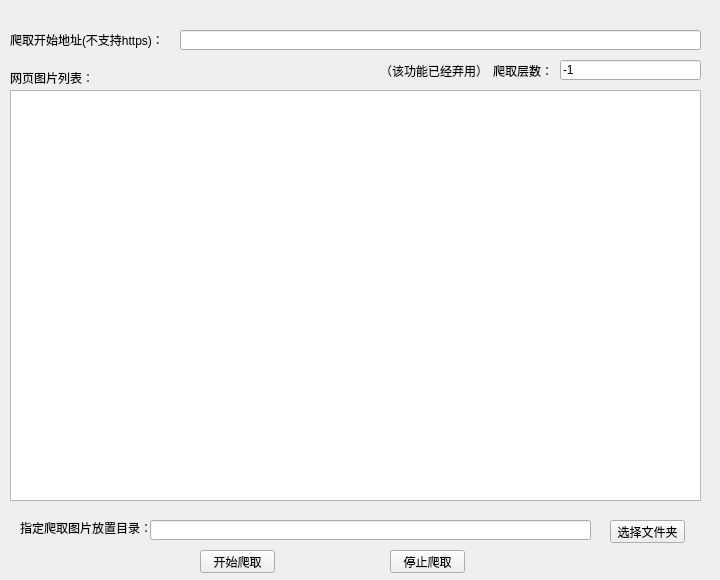
<?xml version="1.0" encoding="UTF-8"?>
<ui version="4.0">
 <class>PasteHtml</class>
 <widget class="QWidget" name="PasteHtml">
  <property name="geometry">
   <rect>
    <x>0</x>
    <y>0</y>
    <width>720</width>
    <height>580</height>
   </rect>
  </property>
  <property name="minimumSize">
   <size>
    <width>720</width>
    <height>580</height>
   </size>
  </property>
  <property name="maximumSize">
   <size>
    <width>720</width>
    <height>580</height>
   </size>
  </property>
  <property name="windowTitle">
   <string>Form</string>
  </property>
  <widget class="QTextEdit" name="textEdit">
   <property name="geometry">
    <rect>
     <x>10</x>
     <y>90</y>
     <width>691</width>
     <height>411</height>
    </rect>
   </property>
  </widget>
  <widget class="QPushButton" name="pushButton">
   <property name="geometry">
    <rect>
     <x>200</x>
     <y>550</y>
     <width>75</width>
     <height>23</height>
    </rect>
   </property>
   <property name="text">
    <string>开始爬取</string>
   </property>
  </widget>
  <widget class="QLineEdit" name="lineEdit">
   <property name="geometry">
    <rect>
     <x>180</x>
     <y>30</y>
     <width>521</width>
     <height>20</height>
    </rect>
   </property>
  </widget>
  <widget class="QPushButton" name="pushButton_2">
   <property name="geometry">
    <rect>
     <x>390</x>
     <y>550</y>
     <width>75</width>
     <height>23</height>
    </rect>
   </property>
   <property name="text">
    <string>停止爬取</string>
   </property>
  </widget>
  <widget class="QLabel" name="label">
   <property name="geometry">
    <rect>
     <x>10</x>
     <y>30</y>
     <width>171</width>
     <height>20</height>
    </rect>
   </property>
   <property name="text">
    <string>爬取开始地址(不支持https)：</string>
   </property>
  </widget>
  <widget class="QLabel" name="label_2">
   <property name="geometry">
    <rect>
     <x>10</x>
     <y>70</y>
     <width>91</width>
     <height>16</height>
    </rect>
   </property>
   <property name="text">
    <string>网页图片列表：</string>
   </property>
  </widget>
  <widget class="QLabel" name="label_3">
   <property name="geometry">
    <rect>
     <x>493</x>
     <y>60</y>
     <width>81</width>
     <height>21</height>
    </rect>
   </property>
   <property name="text">
    <string>爬取层数：</string>
   </property>
  </widget>
  <widget class="QLineEdit" name="lineEdit_2">
   <property name="geometry">
    <rect>
     <x>560</x>
     <y>60</y>
     <width>141</width>
     <height>20</height>
    </rect>
   </property>
   <property name="text">
    <string>-1</string>
   </property>
  </widget>
  <widget class="QLabel" name="label_4">
   <property name="geometry">
    <rect>
     <x>380</x>
     <y>60</y>
     <width>111</width>
     <height>21</height>
    </rect>
   </property>
   <property name="text">
    <string>（该功能已经弃用）</string>
   </property>
  </widget>
  <widget class="QLabel" name="label_5">
   <property name="geometry">
    <rect>
     <x>20</x>
     <y>520</y>
     <width>131</width>
     <height>16</height>
    </rect>
   </property>
   <property name="text">
    <string>指定爬取图片放置目录：</string>
   </property>
  </widget>
  <widget class="QLineEdit" name="lineEdit_3">
   <property name="geometry">
    <rect>
     <x>150</x>
     <y>520</y>
     <width>441</width>
     <height>20</height>
    </rect>
   </property>
  </widget>
  <widget class="QPushButton" name="pushButton_3">
   <property name="geometry">
    <rect>
     <x>610</x>
     <y>520</y>
     <width>75</width>
     <height>23</height>
    </rect>
   </property>
   <property name="text">
    <string>选择文件夹</string>
   </property>
  </widget>
 </widget>
 <resources/>
 <connections/>
</ui>
